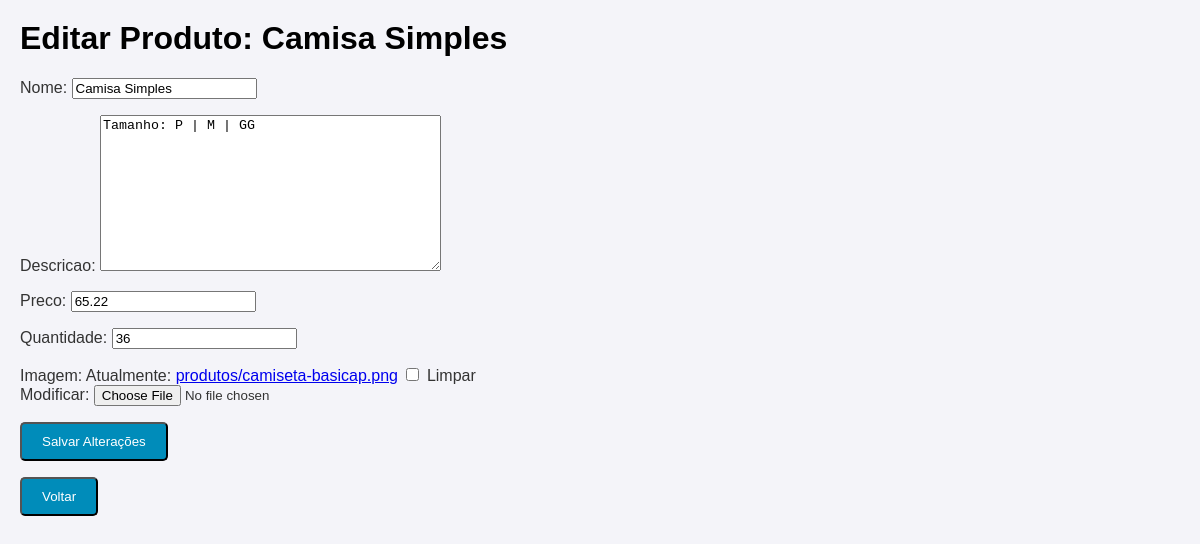
The page /editar/4/ on the database its author committed.
### produtos/models.py (models this page shows, shortened)
class Produto(models.Model):
    nome = models.CharField(max_length=100)                                   # Nome do produto
    descricao = models.TextField()                                            # Descrição detalhada do produto
    preco = models.DecimalField(max_digits=10, decimal_places=2)              # Preço com 2 casas decimais
    quantidade = models.IntegerField()                                        # Quantidade disponível do produto
    imagem = models.ImageField(upload_to='produtos/', blank=True, null=True)  # Imagem (opcional), caso não tenha imagim, sera adicionado uma imagem padrão

### produtos/views.py (the view)
# urls.py: path('editar/<int:id>/', views.editar_produto, name='editar_produto'),                           # Página para editar um produto existente
def editar_produto(request, id):
    produto = get_object_or_404(Produto, id=id)
    if request.method == 'POST':
        form = ProdutoForm(request.POST, instance=produto)
        if form.is_valid():
            form.save()
            return redirect('listar_produtos')  # Redireciona para listagem
    else:
        form = ProdutoForm(instance=produto)
    return render(request, 'produtos/editar_produto.html', {'form': form, 'produto': produto})

### produtos/forms.py
class ProdutoForm(forms.ModelForm):
    class Meta:
        model = Produto
        fields = ['nome', 'descricao', 'preco', 'quantidade', 'imagem']

### produtos/templates/produtos/editar_produto.html (shortened to what this page needs)
<html lang="pt-br">
    {% load static %}
<link rel="stylesheet" href="{% static 'css/style.css' %}">
<head>
</head>
<body>
    <h1>Editar Produto: {{ produto.nome }}</h1>
    <form method="post">
        {{ form.as_p }}
        <button type="submit">Salvar Alterações</button>
    </form>
    <a href="{% url 'listar_produtos' %}"><button>Voltar</button></a>
</body>
</html>

### static/css/style.css (style rules this page uses)
body { font-family: Arial, sans-serif; background-color: #f4f4f9; color: #333; margin: 0; padding: 20px; }
h1, h2 { color: #000000; }
button { background-color: #008CBA; color: white; padding: 10px 20px; border-radius: 5px; cursor: pointer; }

### rows shown on the page
Produto: nome "Camisa Simples", descricao "Tamanho: P | M | GG", preco "65.22", quantidade "36"
